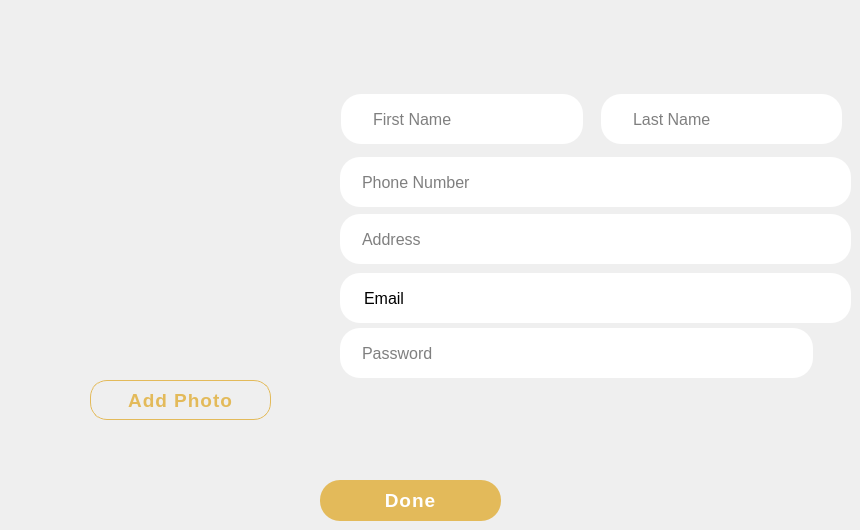
        <widget class="QWidget" name="pg_3_EditProfile_4">
         <widget class="QWidget" name="layoutWidget_8">
          <property name="geometry">
           <rect>
            <x>340</x>
            <y>90</y>
            <width>511</width>
            <height>291</height>
           </rect>
          </property>
          <layout class="QVBoxLayout" name="verticalLayout_17">
           <item>
            <widget class="QFrame" name="frm1">
             <property name="maximumSize">
              <size>
               <width>16777215</width>
               <height>52</height>
              </size>
             </property>
             <layout class="QHBoxLayout" name="horizontalLayout_24">
              <property name="spacing">
               <number>18</number>
              </property>
              <property name="sizeConstraint">
               <enum>QLayout::SetMinimumSize</enum>
              </property>
              <property name="leftMargin">
               <number>1</number>
              </property>
              <property name="topMargin">
               <number>0</number>
              </property>
              <item>
               <widget class="QLineEdit" name="lineEdit_fname_3_4">
                <property name="minimumSize">
                 <size>
                  <width>0</width>
                  <height>50</height>
                 </size>
                </property>
                <property name="font">
                 <font>
                  <pointsize>12</pointsize>
                 </font>
                </property>
                <property name="styleSheet">
                 <string notr="true">*{
border-radius: 20px;
background-color: #ffffff;
padding: 0 0 0 30px;
}
</string>
                </property>
                <property name="alignment">
                 <set>Qt::AlignLeading|Qt::AlignLeft|Qt::AlignVCenter</set>
                </property>
                <property name="placeholderText">
                 <string>First Name</string>
                </property>
                <property name="cursorMoveStyle">
                 <enum>Qt::LogicalMoveStyle</enum>
                </property>
                <property name="clearButtonEnabled">
                 <bool>true</bool>
                </property>
               </widget>
              </item>
              <item>
               <widget class="QLineEdit" name="lineEdit_lname_3_4">
                <property name="minimumSize">
                 <size>
                  <width>0</width>
                  <height>50</height>
                 </size>
                </property>
                <property name="font">
                 <font>
                  <pointsize>12</pointsize>
                 </font>
                </property>
                <property name="styleSheet">
                 <string notr="true">*{
border-radius: 20px;
background-color: #ffffff;
padding: 0 0 0 30px;
}
</string>
                </property>
                <property name="alignment">
                 <set>Qt::AlignLeading|Qt::AlignLeft|Qt::AlignVCenter</set>
                </property>
                <property name="placeholderText">
                 <string>Last Name</string>
                </property>
                <property name="cursorMoveStyle">
                 <enum>Qt::LogicalMoveStyle</enum>
                </property>
                <property name="clearButtonEnabled">
                 <bool>true</bool>
                </property>
               </widget>
              </item>
             </layout>
            </widget>
           </item>
           <item>
            <widget class="QLineEdit" name="lineEdit_phone_3_4">
             <property name="minimumSize">
              <size>
               <width>0</width>
               <height>50</height>
              </size>
             </property>
             <property name="maximumSize">
              <size>
               <width>16777215</width>
               <height>16777215</height>
              </size>
             </property>
             <property name="font">
              <font>
               <pointsize>12</pointsize>
              </font>
             </property>
             <property name="styleSheet">
              <string notr="true">*{
border-radius: 20px;
background-color: #ffffff;
padding: 0 0 0 20px;
}
</string>
             </property>
             <property name="alignment">
              <set>Qt::AlignLeading|Qt::AlignLeft|Qt::AlignVCenter</set>
             </property>
             <property name="placeholderText">
              <string>Phone Number</string>
             </property>
             <property name="cursorMoveStyle">
              <enum>Qt::LogicalMoveStyle</enum>
             </property>
             <property name="clearButtonEnabled">
              <bool>true</bool>
             </property>
            </widget>
           </item>
           <item>
            <widget class="QLineEdit" name="lineEdit_address_3_4">
             <property name="minimumSize">
              <size>
               <width>0</width>
               <height>50</height>
              </size>
             </property>
             <property name="maximumSize">
              <size>
               <width>16777215</width>
               <height>16777215</height>
              </size>
             </property>
             <property name="font">
              <font>
               <pointsize>12</pointsize>
              </font>
             </property>
             <property name="styleSheet">
              <string notr="true">*{
border-radius: 20px;
background-color: #ffffff;
padding: 0 0 0 20px;
}
</string>
             </property>
             <property name="alignment">
              <set>Qt::AlignLeading|Qt::AlignLeft|Qt::AlignVCenter</set>
             </property>
             <property name="placeholderText">
              <string>Address</string>
             </property>
             <property name="cursorMoveStyle">
              <enum>Qt::LogicalMoveStyle</enum>
             </property>
             <property name="clearButtonEnabled">
              <bool>true</bool>
             </property>
            </widget>
           </item>
           <item>
            <widget class="QLabel" name="lb_mail_3_4">
             <property name="minimumSize">
              <size>
               <width>0</width>
               <height>50</height>
              </size>
             </property>
             <property name="maximumSize">
              <size>
               <width>16777215</width>
               <height>45</height>
              </size>
             </property>
             <property name="font">
              <font>
               <pointsize>12</pointsize>
              </font>
             </property>
             <property name="styleSheet">
              <string notr="true">*{
border-radius: 20px;
background-color: #ffffff;
padding: 0 0 0 20px;
}
</string>
             </property>
             <property name="text">
              <string>Email</string>
             </property>
            </widget>
           </item>
           <item>
            <layout class="QHBoxLayout" name="horizontalLayout_22">
             <item>
              <widget class="QLineEdit" name="lineEdit_pass_3_4">
               <property name="minimumSize">
                <size>
                 <width>0</width>
                 <height>50</height>
                </size>
               </property>
               <property name="maximumSize">
                <size>
                 <width>16777215</width>
                 <height>16777215</height>
                </size>
               </property>
               <property name="font">
                <font>
                 <pointsize>12</pointsize>
                </font>
               </property>
               <property name="styleSheet">
                <string notr="true">*{
border-radius: 20px;
background-color: #ffffff;
padding: 0 0 0 20px;
}
</string>
               </property>
               <property name="echoMode">
                <enum>QLineEdit::Password</enum>
               </property>
               <property name="alignment">
                <set>Qt::AlignLeading|Qt::AlignLeft|Qt::AlignVCenter</set>
               </property>
               <property name="placeholderText">
                <string>Password</string>
               </property>
               <property name="cursorMoveStyle">
                <enum>Qt::LogicalMoveStyle</enum>
               </property>
               <property name="clearButtonEnabled">
                <bool>true</bool>
               </property>
              </widget>
             </item>
             <item>
              <widget class="QPushButton" name="btn_eye_3_4">
               <property name="enabled">
                <bool>true</bool>
               </property>
               <property name="cursor">
                <cursorShape>PointingHandCursor</cursorShape>
               </property>
               <property name="styleSheet">
                <string notr="true">*{
border: 0;
}</string>
               </property>
               <property name="text">
                <string/>
               </property>
               <property name="icon">
                <iconset resource="Resources.qrc">
                 <normaloff>:/img/assets/img/icons/icons8-closed-eye-100.png</normaloff>:/img/assets/img/icons/icons8-closed-eye-100.png</iconset>
               </property>
               <property name="iconSize">
                <size>
                 <width>50</width>
                 <height>40</height>
                </size>
               </property>
              </widget>
             </item>
            </layout>
           </item>
          </layout>
         </widget>
         <widget class="QPushButton" name="btn_done_3_4">
          <property name="geometry">
           <rect>
            <x>320</x>
            <y>480</y>
            <width>181</width>
            <height>41</height>
           </rect>
          </property>
          <property name="font">
           <font>
            <pointsize>14</pointsize>
            <bold>true</bold>
           </font>
          </property>
          <property name="cursor">
           <cursorShape>PointingHandCursor</cursorShape>
          </property>
          <property name="styleSheet">
           <string notr="true">*{
border-radius: 20px;
background-color: #E3BA5A;
color: #ffffff;
letter-spacing: 1px;
}
*:hover {
background-color: #dead3b;
}</string>
          </property>
          <property name="text">
           <string>Done</string>
          </property>
         </widget>
         <widget class="QLabel" name="lb_ImgOfCustomer_3_4">
          <property name="geometry">
           <rect>
            <x>20</x>
            <y>60</y>
            <width>301</width>
            <height>301</height>
           </rect>
          </property>
          <property name="text">
           <string/>
          </property>
          <property name="pixmap">
           <pixmap resource="Resources.qrc">:/img/assets/img/icons/icons8-add-image-96.png</pixmap>
          </property>
          <property name="scaledContents">
           <bool>false</bool>
          </property>
          <property name="alignment">
           <set>Qt::AlignCenter</set>
          </property>
         </widget>
         <widget class="QPushButton" name="btn_addPhoto_3_4">
          <property name="geometry">
           <rect>
            <x>90</x>
            <y>380</y>
            <width>181</width>
            <height>40</height>
           </rect>
          </property>
          <property name="minimumSize">
           <size>
            <width>0</width>
            <height>0</height>
           </size>
          </property>
          <property name="maximumSize">
           <size>
            <width>16777215</width>
            <height>16777215</height>
           </size>
          </property>
          <property name="font">
           <font>
            <pointsize>14</pointsize>
            <bold>true</bold>
           </font>
          </property>
          <property name="cursor">
           <cursorShape>PointingHandCursor</cursorShape>
          </property>
          <property name="styleSheet">
           <string notr="true">*{
border-radius: 17px;
color: #E3BA5A;
letter-spacing: 1px;
border: 1px solid #E3BA5A;
}
*:hover {
color: #dead3b;
border: 1px solid #dead3b;
}</string>
          </property>
          <property name="text">
           <string>Add Photo</string>
          </property>
         </widget>
        </widget>
